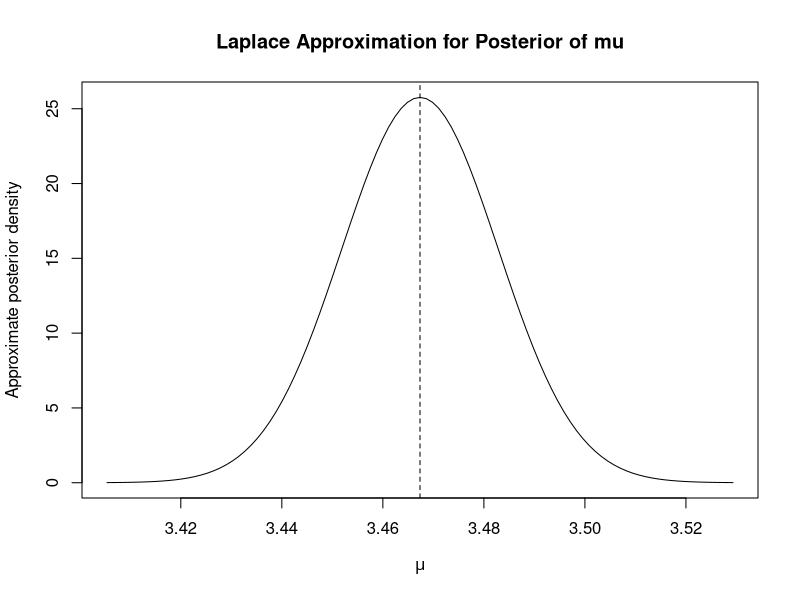

Here is the R script that generated this plot:
## ---- chunk 1
knitr::opts_chunk$set(echo = TRUE)
## ---- chunk 2
crime_data <- data.frame(
  neighbourhood = c(
    "Arbutus Ridge","Central Business District","Dunbar-Southlands","Fairview",
    "Grandview-Woodland","Hastings-Sunrise","Kensington-Cedar Cottage",
    "Kerrisdale","Killarney","Kitsilano","Marpole","Mount Pleasant","Musqueam",
    "Oakridge","Renfrew-Collingwood","Riley Park","Shaughnessy","South Cambie",
    "Stanley Park","Strathcona","Sunset","Victoria-Fraserview","West End",
    "West Point Grey"),
  sex_offences = c( 0,151,8,16,27,29,34,6,14,12,8,24,2,8,30,12,0,13,1,43,24,15,43,4),
  assaults = c(18,1591,22,115,254,97,185,22,51,101,69,215,15,26,168,41,15,24,18,622,80,
               45,306,24),
  robbery = c( 1,218,0,9,22,7,26,3,3,10,4,36,0,0,22,3,2,2,4,64,9,9,35,2),
  break_enter = c(25,438,24,164,121,84,127,29,37,92,89,173,0,44,123,75,32,33,12,
                  151,77,29,149,29),
  theft_mv = c(7,74,7,16,64,31,48,10,24,18,22,28,0,7,53,13,6,6,2,48,36,24,23,5),
  theft_auto = c(41,1855,72,219,219,222,317,73,84,202,146,220,0,56,202,148,43,
                 56,54,369,148,136,443,60),
  theft_under_5k = c(69,4458,70,706,507,312,601,132,159,465,276,1015,
                     1,115,1446,178,38,140,53,603,637,125,1120,77),
  arson = c(1,68,1,6,15,9,8,0,1,9,1,20,0,0,8,5,0,2,2,37,4,3,10,0),
  mischief = c(34,1864,33,209,281,140,209,45,83,142,134,296,6,29,171,86,28,42,16,434,137,
               85,318,32),
  offensive_weapons = c(4,708,4,28,44,9,25,5,5,10,8,39,0,1,9,2,3,4,4,244,9,10,38,3))
## ---- chunk 3
head(crime_data)
## ---- chunk 4
alpha <- 1
beta <- 1
Y <- as.matrix(crime_data[, -1])
post_shape <- alpha + Y
post_rate  <- beta + 1
post_mean <- post_shape / post_rate
post_var  <- post_shape / (post_rate^2)

# 95% credible intervals
post_lower <- qgamma(0.025, shape = post_shape, rate = post_rate)
post_upper <- qgamma(0.975, shape = post_shape, rate = post_rate)
model1_results <- data.frame(
  neighbourhood = rep(crime_data$neighbourhood, times = ncol(Y)),
  crime_type = rep(colnames(Y), each = nrow(Y)),
  observed_count = as.vector(Y),
  post_shape = as.vector(post_shape),
  post_rate = as.vector(post_rate),
  posterior_mean = as.vector(post_mean),
  posterior_variance = as.vector(post_var),
  ci_lower = as.vector(post_lower),
  ci_upper = as.vector(post_upper)
)

## ---- chunk 5
Y <- as.matrix(crime_data[, -1])
rownames(Y) <- crime_data$neighbourhood
I <- nrow(Y)
J <- ncol(Y)
# par = (mu, alpha_1,...,alpha_{I-1}, beta_1,...,beta_{J-1})
log_posterior <- function(par, Y, sigma_alpha = 1, sigma_beta = 1) {
  mu <- par[1]
  alpha_free <- par[2:I]
  beta_free  <- par[(I + 1):(I + J - 1)]
  alpha <- c(alpha_free, -sum(alpha_free))
  beta  <- c(beta_free,  -sum(beta_free))
  eta <- outer(alpha, beta, "+") + mu
  loglik <- sum(Y * eta - exp(eta))
  logprior <- -sum(alpha^2) / (2 * sigma_alpha^2) - sum(beta^2)  / (2 * sigma_beta^2)
  loglik + logprior
}
## ---- chunk 6
p <- 1 + (I - 1) + (J - 1)
init <- rep(0, p)
opt <- optim(par = init,
  fn = log_posterior,
  Y = Y,
  sigma_alpha = 1,
  sigma_beta = 1,
  method = "BFGS",
  control = list(fnscale = -1, maxit = 50000, reltol = 1e-10),
  hessian = TRUE)
theta_hat <- opt$par
H_hat <- opt$hessian
Sigma_hat <- solve(-H_hat)
se_hat <- sqrt(diag(Sigma_hat))

## ---- chunk 7
# posterior plot for mu under Laplace approximation
mu_hat <- theta_hat[1]
mu_se  <- se_hat[1]

curve(
  dnorm(x, mean = mu_hat, sd = mu_se),
  from = mu_hat - 4 * mu_se,
  to   = mu_hat + 4 * mu_se,
  xlab = expression(mu),
  ylab = "Approximate posterior density",
  main = "Laplace Approximation for Posterior of mu"
)
abline(v = mu_hat, lty = 2)
